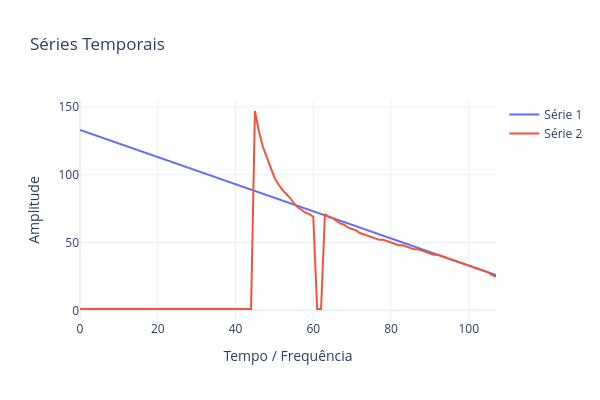

The notebook cell saved with this chart:
### Code cell
PlotSeriesPLY(ySeries=[teda.rulR,teda.rulP])
